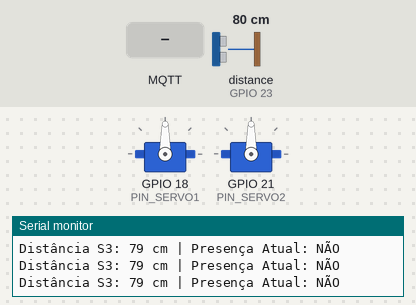
Recording of a sketch running on a simulated ESP32. Parts: 2 × servo, the last lines printed to the serial monitor. Wiring (inferred from the names in the program): ultrasonic range finder: trigger GPIO 22; echo GPIO 23. The test bench sets the inputs (shaded band); at power-on: distance to the obstacle (sensor on GPIO 23) 80 cm. The echo pulse lasts 58.3 µs per cm; WiFi joins after 1.5 s; servers stay silent unless stated; random numbers use the default seed unless the sketch sets one; no MQTT or app messages arrive unless stated; not simulated (calls return 0 or success): env.h; names the files do not define were given values by the test bench: Broker_PORT = 1883.

Above: at 2.8 s.
2.9 s: MQTT message "0" arrives on the first subscribed topic
At 4.3 s:
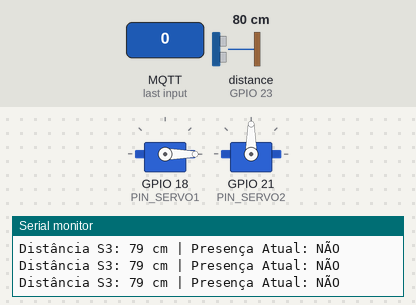
4.6 s: distance to the obstacle (sensor on GPIO 23) set to 33 cm
6.1 s: distance to the obstacle (sensor on GPIO 23) set to 28 cm
7.7 s: MQTT message "1" arrives on the first subscribed topic
At 9.0 s:
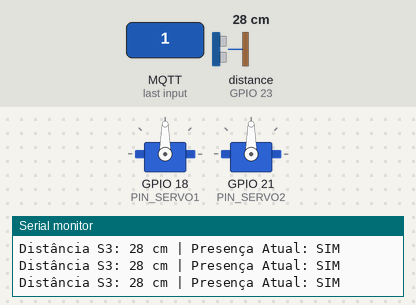
Timing chart, 0 to 10.7 s (numbered marks = the images above; inputs shaded):
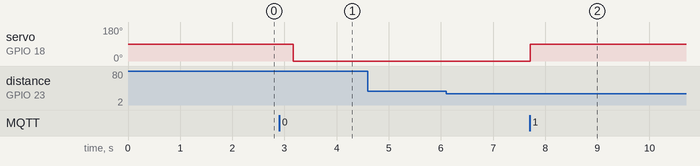

The sketch:

S3.ino
```cpp
#include <WiFi.h>
#include <PubSubClient.h>
#include <WiFiClientSecure.h>
#include <ESP32Servo.h>
#include "env.h"

WiFiClientSecure wifiClient;
PubSubClient mqtt(wifiClient);
Servo servo1;
Servo servo2;

#define PIN_TRIGG 22
#define PIN_ECHO 23

#define PIN_SERVO1 18
#define PIN_SERVO2 21

int distancia = 0;
bool presencaAnterior = false;
const int LIMITE_DISTANCIA = 30;

void callback(char* topic, uint8_t* payload, unsigned int length);
int readUltrassonic(byte echo_pin, byte trigg_pin);

void setup() {
  Serial.begin(115200);
  wifiClient.setInsecure();

  // --- Conexão WiFi ---
  WiFi.begin(SSID, PASS);
  Serial.println("Conectando no Wifi");
  while (WiFi.status() != WL_CONNECTED) {
    Serial.print(".");
    delay(200);
  }
  Serial.println("Conectado com sucesso");

  // --- Conexão Broker MQTT ---
  mqtt.setServer(Broker_URL, Broker_PORT);
  Serial.println("Conectando no Broker");
  String userId = "S3-" + String(random(0xffff), HEX);
  while (!mqtt.connected()) {
    if (mqtt.connect(userId.c_str(), BROKER_USR_NAME, BROKER_USR_PASS)) {
        Serial.println("\nConectado com sucesso ao broker!");
    } else {
        Serial.print(".");
        delay(200);
    }
  }

  // --- Inscrição nos Tópicos e Callback ---
  mqtt.setCallback(callback);
  mqtt.subscribe(TOPIC4);
  mqtt.subscribe(TOPIC5);
  mqtt.subscribe(TOPIC8);

  // --- Configuração dos Pinos ---
  pinMode(PIN_TRIGG, OUTPUT);
  pinMode(PIN_ECHO, INPUT);

  // --- Configuração dos Servos ---
  servo1.attach(PIN_SERVO1);
  servo2.attach(PIN_SERVO2);
  servo1.write(90);
  servo2.write(90);
}

void loop() {
  mqtt.loop();
  distancia = readUltrassonic(PIN_ECHO, PIN_TRIGG);

  bool presencaAtual = (distancia > 0 && distancia < LIMITE_DISTANCIA);
  if (presencaAtual != presencaAnterior) {
    const char* msg = presencaAtual ? "1" : "0";
    mqtt.publish(TOPIC8, msg);
    Serial.print(">>> PRESENÇA S3 (TOPIC8) PUBLICADA: "); Serial.println(msg);
    presencaAnterior = presencaAtual;
  }

  Serial.print("Distância S3: "); Serial.print(distancia); Serial.print(" cm | ");
  Serial.print("Presença Atual: "); Serial.println(presencaAtual ? "SIM" : "NÃO");

  delay(500);
}

void callback(char* topic, uint8_t* payload, unsigned int length) {
  String mensagemRecebida = "";

  for (unsigned int i = 0; i < length; i++) {
    mensagemRecebida += (char)payload[i];
  }

  mensagemRecebida.trim();

  Serial.print("Mensagem recebida no tópico: ");
  Serial.println(topic);
  Serial.print("Conteúdo: ");
  Serial.println(mensagemRecebida);

  String topicString = String(topic);

  if (mensagemRecebida == "1") {
    if (topicString.equals(TOPIC5)) {
      servo1.write(90);
      Serial.println("Servo 1 -> 90 graus (Acionado por TOPIC5)");
    } else if (topicString.equals(TOPIC8)) {
      servo1.write(0);
      Serial.println("Servo 1 -> 0 graus (Acionado por TOPIC8)");
      servo2.write(90);
      Serial.println("Servo 2 -> 90 graus (Acionado por TOPIC8)");
    } else if (topicString.equals(TOPIC4)) {
      servo2.write(90);
      Serial.println("Servo 2 -> 90 graus (Acionado por TOPIC4)");
    }
  } else if (mensagemRecebida == "0") {
    if (topicString.equals(TOPIC5)) {
      servo1.write(0);
      Serial.println("Servo 1 -> 0 graus (Desacionado por TOPIC5)");
    } else if (topicString.equals(TOPIC8)) {
      servo2.write(0);
      Serial.println("Servo 2 -> 0 graus (Desacionado por TOPIC8)");
    } else if (topicString.equals(TOPIC4)) {
      servo2.write(0);
      Serial.println("Servo 2 -> 0 graus (Desacionado por TOPIC4)");
    }
  }
}

// --- FUNÇÃO DE LEITURA DO SENSOR ULTRASSÔNICO ---
int readUltrassonic(byte echo_pin, byte trigg_pin) {
  digitalWrite(trigg_pin, LOW);
  delayMicroseconds(2);
  digitalWrite(trigg_pin, HIGH);
  delayMicroseconds(10);
  digitalWrite(trigg_pin, LOW);

  unsigned long tempo = pulseIn(echo_pin, HIGH, 50000);

  if (tempo == 0) return -1;

  return (tempo * 0.0343) / 2;
}
```

Measured:
- after the input at 2.9 s, servo on GPIO 18 (PIN_SERVO1): 90° → 0° after 0.27 s
- after the input at 7.7 s, servo on GPIO 18 (PIN_SERVO1): 0° → 90° at once
